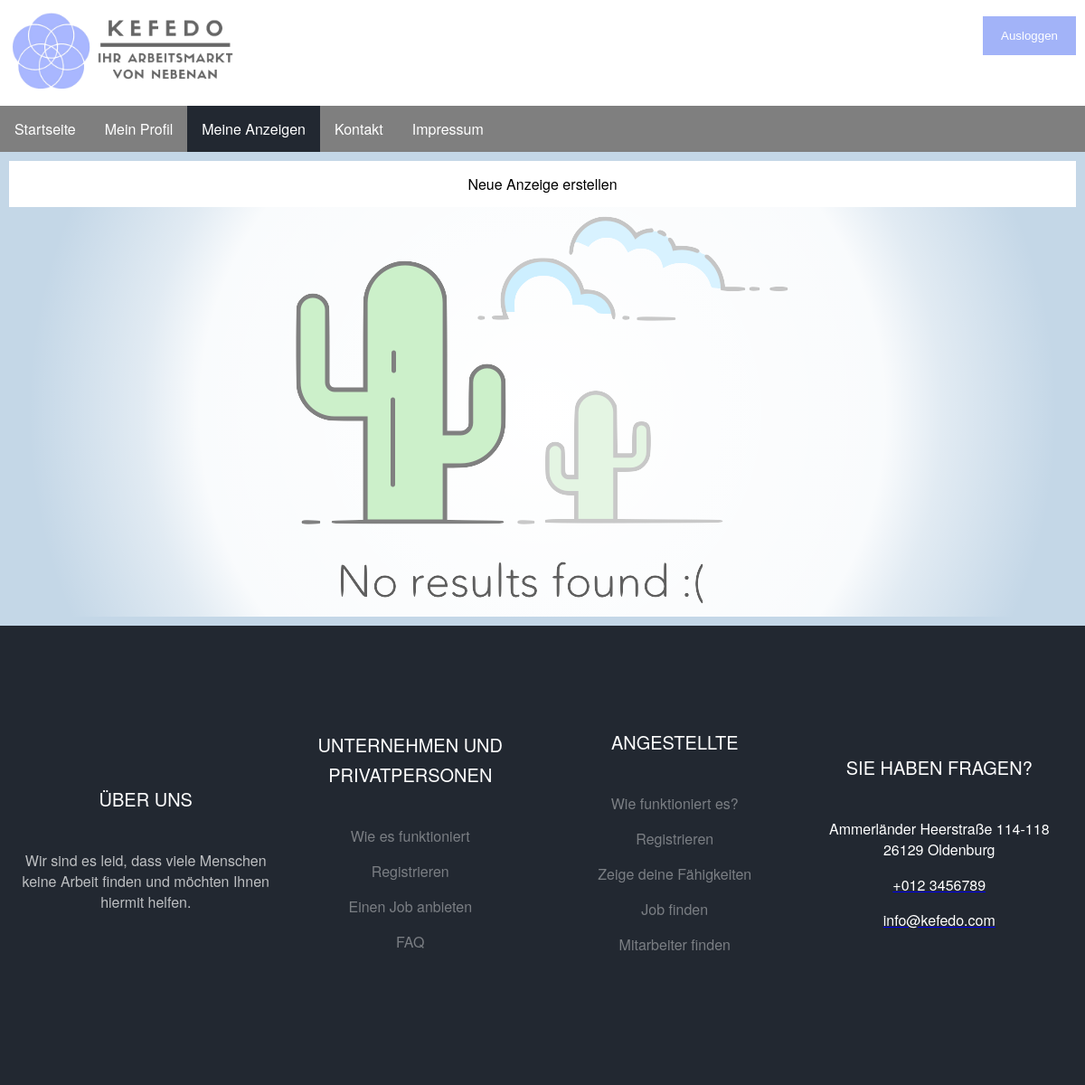
Before: /website_root/messages.php (signed in) with the older database file.
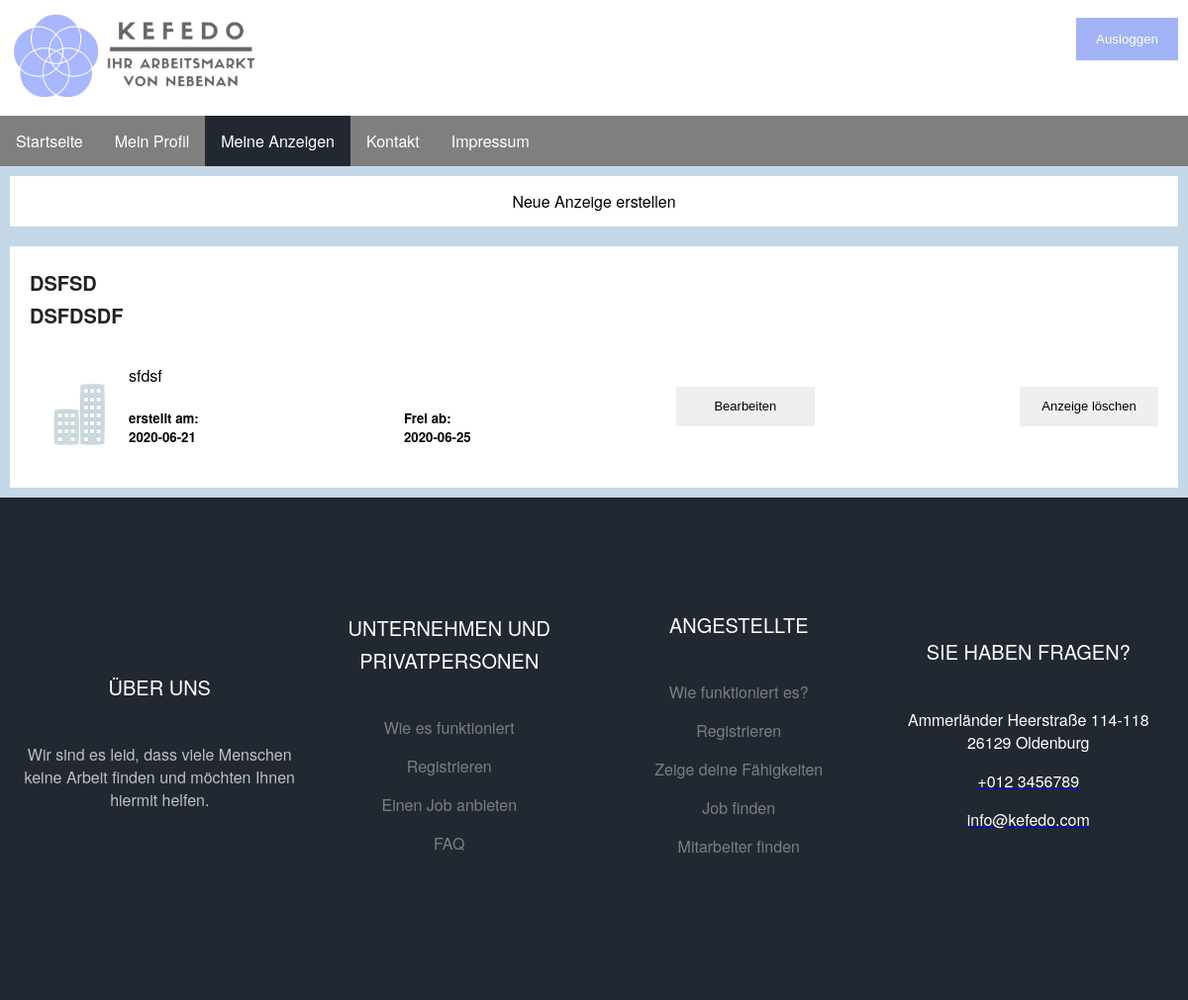
After: the same page with the newer database file.
### tables this page shows
CREATE TABLE "offers"
(
	id INTEGER not null
		primary key autoincrement,
	title VARCHAR(50) not null,
	subtitle VARCHAR(50) not null,
	companyName VARCHAR(50) default NULL,
	description VARCHAR(2000) default NULL,
	address INTEGER not null
		references address,
	created DATE default CURRENT_TIMESTAMP not null,
	free DATE default NULL,
	offerType INTEGER(1) not null,
	duration INTEGER(1) default NULL,
	workModel INTEGER(1) default NULL,
	creator INTEGER not null
		references user
);

### website_root/php/offer/Offer.php (called while the page is built, shortened)
<?php
class Offer
{
    private $title;
    private $subTitle;
    private $description;
    private $created;
    private $free;
    public function getTitle()
    {
        return $this->title;
    }
    public function setTitle($title): void
    {
        $this->title = $title;
    }
    public function getSubTitle()
    {
        return $this->subTitle;
    }
    public function setSubTitle($subTitle): void
    {
        $this->subTitle = $subTitle;
    }
    public function getDescription()
    {
        return $this->description;
    }
    public function setDescription($description): void
    {
        $this->description = $description;
    }
    public function getCreated()
    {
        return $this->created;
    }
    public function setCreated($created): void
    {
        $this->created = $created;
    }
    public function getFree()
    {
        return $this->free;
    }
    public function setFree($free): void
    {
        $this->free = $free;
    }
}

### website_root/php/database/SqliteDatabase.php (called while the page is built, shortened)
<?php
class SqliteDatabase implements Database
{
    private $conn;
    public function connect(): ?bool
    {
        if (file_exists('../DB.sqlite3')) {
            $this->conn = new PDO('sqlite:../DB.sqlite3') or die("Cannot open the Database");
        } else {
            $this->conn = new PDO('sqlite:../DB.sqlite3') or die("Cannot open the Database");
            return $this->create();
        }
        return true;
    }
    public function execute($command, $values)
    {
        if ($this->conn !== null && is_array($values) && is_string($command)) {
            try {
                $stm = $this->conn->prepare($command);
                for ($i = 1, $iMax = count($values); $i <= $iMax; $i++) {
                    $stm->bindParam($i, $values[$i - 1]);
                }
                $stm->execute();
                return $stm->fetchAll();
            } catch (PDOException $e) {
                print $e;
                return false;
            }
        } else {
            return false;
        }
    }
}

### website_root/php/offer/OfferDAOImpl.php (called while the page is built, shortened)
<?php
class OfferDAOImpl implements OfferDAO
{
    private $database;
    public function __construct()
    {
        $databaseController = new DatabaseController();
        $this->database = $databaseController::getDatabase();
        try {
            $this->database->connect();
        } catch (Exception $e) {
            echo $e;
        }
    }
    public function getOwnOffers($user)
    {
        $command = "SELECT * FROM offers, address WHERE offers.address = address.id AND creator=?";
        $values = [$user->getId()];
        return OfferHelper::getOffersFromSQLResult($this->database->execute($command, $values));
    }
}

### website_root/php/database/DatabaseController.php (called while the page is built, shortened)
<?php
class DatabaseController
{
    private static $database;
    public function __construct()
    {
        self::$database = new SqliteDatabase();
    }
    public static function getDatabase(): SqliteDatabase
    {
        return self::$database;
    }
}

### website_root/php/user/UserDAOImpl.php (called while the page is built, shortened)
<?php
class UserDAOImpl implements UserDAO
{
    private $database;
    public function __construct()
    {
        $databaseController = new DatabaseController();
        $this->database = $databaseController::getDatabase();
        try {
            $this->database->connect();
        } catch (Exception $e) {
            print $e->getMessage();
        }
    }
    public function findUserByMail($email)
    {
        $command = "select * from user where email=?";
        return UserHelper::getUsersFromSQLResult($this->database->execute($command, [$email]));
    }
}

### website_root/messages.php (the view, shortened to what the changed rows need)
<?php
include "header.php";
include_once 'php/classes.php';
$email = $_COOKIE['email'] ?? null;
$eingelogt = $_COOKIE['loggedin'];
if ($eingelogt != "true") {
    $_SESSION["error"] = "loggout"
    ?>
    <script language="javascript" type="text/javascript"> document.location = "index.php"; </script><?php
} else {
    if ($email !== null) {
        $user = new UserDAOImpl();
        $user = $user->findUserByMail($email);
        if ($user !== null) {
            $OfferDAOImpl = new OfferDAOImpl();
            $result = $OfferDAOImpl->getOwnOffers($user);
        } else {
            $result = null;
        }
    }
}
?>
<div class="grid-farbe">
    <div class="row">
            <?php
            displayResults($result);
            function displayResults($result)
            {
                if ($result !== null) {
                    $count = 0;
                    foreach ($result as $offer) {
                        $offer_id = $offer->getId();
                        $count++;
                        $html = "<div class=\"card\">
                                    <div class=\"anzeigen-inhalt\">
                                        <h2>" . $offer->getTitle() . "<br>" . $offer->getSubTitle() . "</h2>
                                        <img class=\"fakeimg\" src=\"images/company_placeholder.png\" alt=\"Firmenlogo\">
                                        <div class=\"beschreibung\">
                                            " . $offer->getDescription() . "
                                        </div>
                                    </div>
                                    <form method=\"POST\"  class=\"profile-form\" id=\"profile-form\">
                                    <div class=\"infos\">
                                        <div class=\"erstellt\"><h5>erstellt am:<br>" . $offer->getCreated() . "</div>
                                        <div class=\"frei\"><h5> Frei ab:<br>" . $offer->getFree() . "</h5></div>
                                        <input type='hidden' name='id_offer' value='$offer_id'></form>
                                     <form method='post' action='new_offer.php'><input type=\"submit\" value=\"Bearbeiten\" class=\"submit\" name=\"bearbeiten_offer\"
                                   id=\"submit\"/>
                                        <input type='hidden' name='id_offer' value='$offer_id'></form>
                                    <input type=\"submit\" value=\"Anzeige löschen\" class=\"submit\" name=\"anzeigeloeschen\"
                                   id=\"submit\"/>
                                    </div>
                                 </form>
                                </div>";
                        echo $html . "\n";
                    }
                    if ($count === 0) {
                        echo "<div style=\"background: radial-gradient(circle at center, white 0,rgba(255,255,255,0.9) 60%, rgba(255,255,255,0.5) 70%,transparent 90%); text-align: center; border-radius: 20px\">
                        <img style=\"display: inline-block; max-width: 60%\" src=\"images/no_result.png\" alt=\"Keine eigenen Anzeigen<br>Erstelle welche mit einem Klick auf &quot;Anzeige Erstellen&quot;\">
                    </div>";
                    }
                }
            }
            ?>
    </div>
</div>
</div>

Changed rows visible on the page:
added offers: title "DSFSD", subtitle "DSFDSDF", description "sfdsf", created "2020-06-21", free "2020-06-25"
